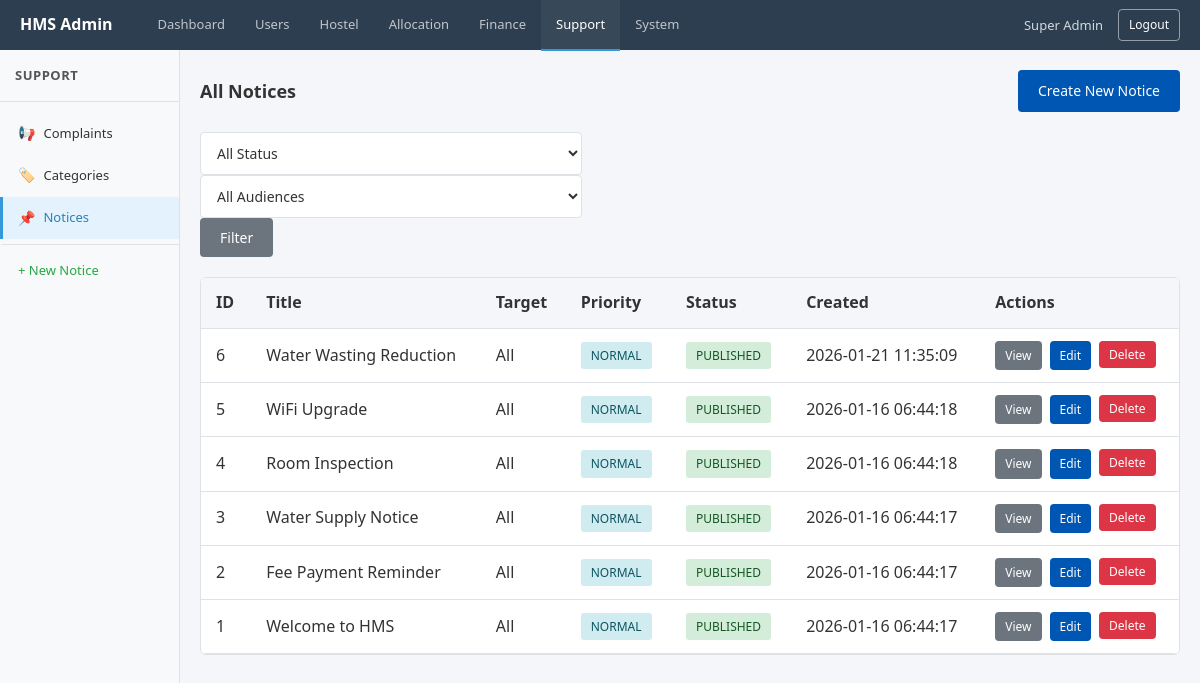
Page /index.php?page=admin_notices (signed in) on the committed database.
### tables this page shows
CREATE TABLE `notices` (
  `id` bigint UNSIGNED NOT NULL,
  `scope` enum('GLOBAL','HOSTEL') NOT NULL DEFAULT 'GLOBAL',
  `hostel_id` bigint UNSIGNED DEFAULT NULL,
  `title` varchar(200) NOT NULL,
  `body` text NOT NULL,
  `status` enum('PUBLISHED','ARCHIVED') NOT NULL DEFAULT 'PUBLISHED',
  `publish_at` datetime DEFAULT NULL,
  `expire_at` datetime DEFAULT NULL,
  `created_by_user_id` bigint UNSIGNED NOT NULL,
  `created_at` datetime NOT NULL DEFAULT CURRENT_TIMESTAMP
);

### app/Controllers/Admin/AdminNoticeController.php (called while the page is built, shortened)
<?php
require_once __DIR__ . '/../../Models/AdminModel.php';
$action = isset($_GET['action']) ? $_GET['action'] : 'notices';
$data = [];
if ($action === 'view') {
    $id = (int)$_GET['id'];
    $data['notice'] = getNoticeById($id);
    $pageTitle = 'View Notice';
} elseif ($action === 'edit') {
    $id = (int)$_GET['id'];
    $data['notice'] = getNoticeById($id);
    $data['hostels'] = getAllHostels();
    $pageTitle = 'Edit Notice';
} elseif ($action === 'add') {
    $pageTitle = 'Create Notice';
    $data['hostels'] = getAllHostels();
} else {
    $data['notices'] = getAllNotices();
    $data['hostels'] = getAllHostels();
}
require_once __DIR__ . '/../../Views/Admin/NoticeView.php';

### app/Models/AdminModel.php (called while the page is built, shortened)
<?php
function getAllHostels() {
    $conn = dbConnect();
    $sql = "SELECT * FROM hostels ORDER BY id DESC";
    $result = mysqli_query($conn, $sql);
    $hostels = mysqli_fetch_all($result, MYSQLI_ASSOC);
    return $hostels;
}
function getAllNotices() {
    $conn = dbConnect();
    $sql = "SELECT n.*, h.name as hostel_name, u.name as created_by_name
            FROM notices n
            LEFT JOIN hostels h ON n.hostel_id = h.id
            JOIN users u ON n.created_by_user_id = u.id
            ORDER BY n.id DESC";
    $result = mysqli_query($conn, $sql);
    $notices = mysqli_fetch_all($result, MYSQLI_ASSOC);
    return $notices;
}

### app/Views/Admin/NoticeView.php (the view, shortened to what this page needs)
<!DOCTYPE html>
<html lang="en">
<head>
    <link rel="stylesheet" href="public/assets/css/style.css">
    <link rel="stylesheet" href="app/Views/Admin/css/admin.css">
</head>
<body>
    <?php include __DIR__ . '/partials/header.php'; ?>
    <div class="admin-layout">
        <?php include __DIR__ . '/partials/sidebar.php'; ?>
        <main class="admin-main">
            <div class="admin-content">
                <?php if ($action === 'add'): ?>
                    <div class="breadcrumb">
                        <a href="index.php?page=admin_notices">Notices</a>
                        <span>/</span>
                        <span class="current">Create New Notice</span>
                    </div>
                    <div class="form-card">
                        <h3>Create New Notice</h3>
                        <form action="index.php?page=admin_notices" method="POST">
                            <input type="hidden" name="form_action" value="create_notice">
                            <div class="form-group">
                                <label for="title">Title <span class="required">*</span></label>
                                <input type="text" id="title" name="title" class="form-control" required placeholder="Notice title">
                            </div>
                            <div class="form-group">
                                <label for="content">Content <span class="required">*</span></label>
                                <textarea id="content" name="content" class="form-control" rows="6" required placeholder="Notice content..."></textarea>
                            </div>
                            <div class="form-row">
                                <div class="form-group">
                                    <label for="target_audience">Target Audience <span class="required">*</span></label>
                                    <select id="target_audience" name="target_audience" class="form-control" required>
                                        <option value="ALL">All Users</option>
                                        <option value="STUDENTS">Students Only</option>
                                        <option value="MANAGERS">Managers Only</option>
                                    </select>
                                </div>
                                <div class="form-group">
                                    <label for="hostel_id">Specific Hostel (Optional)</label>
                                    <select id="hostel_id" name="hostel_id" class="form-control">
                                        <option value="">All Hostels</option>
                                        <?php if (!empty($data['hostels'])): ?>
                                            <?php foreach ($data['hostels'] as $hostel): ?>
                                                <option value="<?php echo (int)$hostel['id']; ?>">
                                                    <?php echo htmlspecialchars($hostel['name']); ?>
                                                </option>
                                            <?php endforeach; ?>
                                        <?php endif; ?>
                                    </select>
                                </div>
                            </div>
                            <div class="form-row">
                                <div class="form-group">
                                    <label for="priority">Priority</label>
                                    <select id="priority" name="priority" class="form-control">
                                        <option value="NORMAL">Normal</option>
                                        <option value="HIGH">High (Important)</option>
                                        <option value="LOW">Low</option>
                                    </select>
                                </div>
                                <div class="form-group">
                                    <label for="expires_at">Expires On (Optional)</label>
                                    <input type="date" id="expires_at" name="expires_at" class="form-control">
                                </div>
                            </div>
                            <div class="form-group">
                                <label for="status">Status <span class="required">*</span></label>
                                <select id="status" name="status" class="form-control" required>
                                    <option value="DRAFT">Draft</option>
                                    <option value="PUBLISHED">Publish Now</option>
                                </select>
                            </div>
                            <div class="form-actions">
                                <button type="submit" class="btn btn-primary">Create Notice</button>
                                <a href="index.php?page=admin_notices" class="btn btn-secondary">Cancel</a>
                            </div>
                        </form>
                    </div>
                <?php else: ?>
                    <div class="page-header">
                        <h2>All Notices</h2>
                        <a href="index.php?page=admin_notices&action=add" class="btn btn-primary">Create New Notice</a>
                    </div>
                    <div class="filter-bar">
                        <form action="index.php" method="GET" class="filter-form">
                            <select name="status" class="form-control">
                                <option value="">All Status</option>
                            </select>
                            <select name="target_audience" class="form-control">
                                <option value="">All Audiences</option>
                            </select>
                            <button type="submit" class="btn btn-secondary">Filter</button>
                        </form>
                    </div>
                    <div class="table-card">
                        <div class="table-responsive">
                            <table class="table">
                                <thead>
                                    <tr>
                                        <th>ID</th>
                                        <th>Title</th>
                                        <th>Target</th>
                                        <th>Priority</th>
                                        <th>Status</th>
                                        <th>Created</th>
                                        <th>Actions</th>
                                    </tr>
                                </thead>
                                <tbody>
                                    <?php if (!empty($data['notices'])): ?>
                                        <?php foreach ($data['notices'] as $notice): ?>
                                            <tr>
                                                <td><?php echo (int)$notice['id']; ?></td>
                                                <td><?php echo htmlspecialchars(substr($notice['title'], 0, 40)); ?><?php echo strlen($notice['title']) > 40 ? '...' : ''; ?></td>
                                                <td><?php echo htmlspecialchars($notice['target_audience'] ?? 'All'); ?></td>
                                                <td>
                                                    <?php
                                                    $priority = $notice['priority'] ?? 'NORMAL';
                                                    $priorityClass = 'badge-info';
                                                    ?>
                                                    <span class="badge <?php echo $priorityClass; ?>">
                                                        <?php echo htmlspecialchars($priority); ?>
                                                    </span>
                                                </td>
                                                <td>
                                                    <?php
                                                    $status = $notice['status'] ?? '';
                                                    $statusClass = 'badge-warning';
                                                    if ($status === 'PUBLISHED') $statusClass = 'badge-success';
                                                    elseif ($status === 'ARCHIVED') $statusClass = 'badge-secondary';
                                                    ?>
                                                    <span class="badge <?php echo $statusClass; ?>">
                                                        <?php echo htmlspecialchars($status); ?>
                                                    </span>
                                                </td>
                                                <td><?php echo htmlspecialchars($notice['created_at'] ?? ''); ?></td>
                                                <td>
                                                    <div class="action-btns">
                                                        <a href="index.php?page=admin_notices&action=view&id=<?php echo (int)$notice['id']; ?>" class="btn btn-sm btn-secondary">View</a>
                                                        <a href="index.php?page=admin_notices&action=edit&id=<?php echo (int)$notice['id']; ?>" class="btn btn-sm btn-primary">Edit</a>
                                                        <form action="index.php?page=admin_notices" method="POST" style="display:inline;" onsubmit="return confirm('Delete this notice?');">
                                                            <button type="submit" class="btn btn-sm btn-danger">Delete</button>
                                                        </form>
                                                    </div>
                                                </td>
                                            </tr>
                                        <?php endforeach; ?>
                                    <?php else: ?>
                                        <tr>
                                            <td colspan="7" class="empty-state">No notices found</td>
                                        </tr>
                                    <?php endif; ?>
                                </tbody>
                            </table>
                        </div>
                    </div>
                <?php endif; ?>
            </div>
        </main>
    </div>
</body>
</html>

### public/assets/css/style.css (style rules this page uses)
:root { --primary: #0056b3; --primary-hover: #004494; --background: #f4f6f9; --surface: #ffffff; --text-primary: #333333; --text-secondary: #555555; --border: #dee2e6; --success: #28a745; --error: #dc3545; --warning: #ffc107; --shadow: 0 2px 4px rgba(0, 0, 0, 0.1); }
* { margin: 0; padding: 0; box-sizing: border-box; }
body { font-family: 'Segoe UI', Tahoma, Geneva, Verdana, sans-serif; background-color: var(--background); color: var(--text-primary); line-height: 1.6; min-height: 100vh; }
h1, h2, h3, h4, h5, h6 { color: var(--text-primary); margin-bottom: 15px; font-weight: 600; }
h2 { font-size: 24px; }
a { color: var(--primary); text-decoration: none; }
.form-control { width: 100%; padding: 10px 12px; font-family: inherit; font-size: 14px; color: var(--text-primary); background-color: var(--surface); border: 1px solid var(--border); border-radius: 4px; }
.form-control::placeholder { color: #999; }
select.form-control { cursor: pointer; }
.btn { display: inline-block; padding: 10px 20px; font-family: inherit; font-size: 14px; font-weight: 500; text-align: center; border: none; border-radius: 4px; cursor: pointer; }
.btn-primary { background-color: var(--primary); color: #ffffff; }
.btn-secondary { background-color: #6c757d; color: #ffffff; }
.btn-danger { background-color: var(--error); color: #ffffff; }
.table-responsive { overflow-x: auto; }
.table { width: 100%; border-collapse: collapse; background: var(--surface); }
.table th, .table td { padding: 12px 15px; text-align: left; border-bottom: 1px solid var(--border); }
.table th { background-color: var(--background); font-weight: 600; color: var(--text-primary); }
.badge { display: inline-block; padding: 4px 10px; font-size: 12px; font-weight: 500; border-radius: 3px; }
.badge-success { background-color: #d4edda; color: #155724; }
.badge-info { background-color: #d1ecf1; color: #0c5460; }

### app/Views/Admin/css/admin.css (style rules this page uses)
.admin-layout { display: flex; padding-top: 50px; min-height: 100vh; }
.admin-main { flex: 1; margin-left: 180px; background-color: var(--background); min-height: calc(100vh - 50px); }
.admin-content { padding: 20px; }
.page-header { display: flex; justify-content: space-between; align-items: center; margin-bottom: 20px; }
.page-header h2 { margin: 0; font-size: 18px; }
.table-card { background: var(--surface); border: 1px solid var(--border); border-radius: 6px; overflow: hidden; }
.action-btns { display: flex; gap: 8px; }
.btn-sm { padding: 5px 10px; font-size: 12px; }
.filter-bar { display: flex; gap: 15px; margin-bottom: 20px; flex-wrap: wrap; align-items: center; }
.filter-bar select { min-width: 150px; }

### rows in the picture
notices: id "6", title "Water Wasting Reduction", target_audience "All", priority "NORMAL", status "PUBLISHED", created_at "2026-01-21 11:35:09"
notices: id "5", title "WiFi Upgrade", target_audience "All", priority "NORMAL", status "PUBLISHED", created_at "2026-01-16 06:44:18"
notices: id "4", title "Room Inspection", target_audience "All", priority "NORMAL", status "PUBLISHED", created_at "2026-01-16 06:44:18"
notices: id "3", title "Water Supply Notice", target_audience "All", priority "NORMAL", status "PUBLISHED", created_at "2026-01-16 06:44:17"
notices: id "2", title "Fee Payment Reminder", target_audience "All", priority "NORMAL", status "PUBLISHED", created_at "2026-01-16 06:44:17"
notices: id "1", title "Welcome to HMS", target_audience "All", priority "NORMAL", status "PUBLISHED", created_at "2026-01-16 06:44:17"

### other values in the picture
$_SESSION['user_name'] "Super Admin"
$sidebarTitle "SUPPORT"
$link['icon'] "📢"
$link['label'] "Complaints"
$link['icon'] "🏷️"
$link['label'] "Categories"
$link['icon'] "📌"
$link['label'] "Notices"
$link['label'] "+ New Notice"
